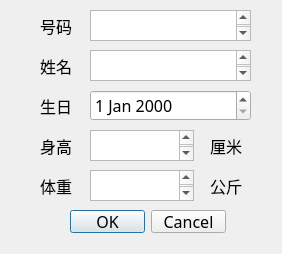
<?xml version="1.0" encoding="UTF-8"?>
<ui version="4.0">
 <class>SignupDialog</class>
 <widget class="QDialog" name="SignupDialog">
  <property name="geometry">
   <rect>
    <x>0</x>
    <y>0</y>
    <width>282</width>
    <height>254</height>
   </rect>
  </property>
  <property name="font">
   <font>
    <family>宋体</family>
    <pointsize>12</pointsize>
   </font>
  </property>
  <property name="windowTitle">
   <string>Dialog</string>
  </property>
  <widget class="QDialogButtonBox" name="buttonBox">
   <property name="geometry">
    <rect>
     <x>70</x>
     <y>210</y>
     <width>156</width>
     <height>23</height>
    </rect>
   </property>
   <property name="orientation">
    <enum>Qt::Horizontal</enum>
   </property>
   <property name="standardButtons">
    <set>QDialogButtonBox::Cancel|QDialogButtonBox::Ok</set>
   </property>
  </widget>
  <widget class="QLabel" name="label">
   <property name="geometry">
    <rect>
     <x>40</x>
     <y>50</y>
     <width>41</width>
     <height>31</height>
    </rect>
   </property>
   <property name="text">
    <string>姓名</string>
   </property>
  </widget>
  <widget class="QLabel" name="label_2">
   <property name="geometry">
    <rect>
     <x>40</x>
     <y>90</y>
     <width>41</width>
     <height>31</height>
    </rect>
   </property>
   <property name="text">
    <string>生日</string>
   </property>
  </widget>
  <widget class="QLabel" name="label_3">
   <property name="geometry">
    <rect>
     <x>40</x>
     <y>130</y>
     <width>41</width>
     <height>31</height>
    </rect>
   </property>
   <property name="text">
    <string>身高</string>
   </property>
  </widget>
  <widget class="QLabel" name="label_4">
   <property name="geometry">
    <rect>
     <x>40</x>
     <y>170</y>
     <width>41</width>
     <height>31</height>
    </rect>
   </property>
   <property name="text">
    <string>体重</string>
   </property>
  </widget>
  <widget class="QLabel" name="label_5">
   <property name="geometry">
    <rect>
     <x>40</x>
     <y>10</y>
     <width>41</width>
     <height>31</height>
    </rect>
   </property>
   <property name="text">
    <string>号码</string>
   </property>
  </widget>
  <widget class="QTextEdit" name="textEdit">
   <property name="geometry">
    <rect>
     <x>90</x>
     <y>10</y>
     <width>161</width>
     <height>31</height>
    </rect>
   </property>
  </widget>
  <widget class="QTextEdit" name="textEdit_2">
   <property name="geometry">
    <rect>
     <x>90</x>
     <y>50</y>
     <width>161</width>
     <height>31</height>
    </rect>
   </property>
  </widget>
  <widget class="QDateEdit" name="dateEdit">
   <property name="geometry">
    <rect>
     <x>90</x>
     <y>90</y>
     <width>161</width>
     <height>31</height>
    </rect>
   </property>
  </widget>
  <widget class="QTextEdit" name="textEdit_3">
   <property name="geometry">
    <rect>
     <x>90</x>
     <y>130</y>
     <width>104</width>
     <height>31</height>
    </rect>
   </property>
  </widget>
  <widget class="QLabel" name="label_6">
   <property name="geometry">
    <rect>
     <x>210</x>
     <y>130</y>
     <width>41</width>
     <height>31</height>
    </rect>
   </property>
   <property name="text">
    <string>厘米</string>
   </property>
  </widget>
  <widget class="QTextEdit" name="textEdit_4">
   <property name="geometry">
    <rect>
     <x>90</x>
     <y>170</y>
     <width>104</width>
     <height>31</height>
    </rect>
   </property>
  </widget>
  <widget class="QLabel" name="label_7">
   <property name="geometry">
    <rect>
     <x>210</x>
     <y>170</y>
     <width>41</width>
     <height>31</height>
    </rect>
   </property>
   <property name="text">
    <string>公斤</string>
   </property>
  </widget>
 </widget>
 <resources/>
 <connections>
  <connection>
   <sender>buttonBox</sender>
   <signal>accepted()</signal>
   <receiver>SignupDialog</receiver>
   <slot>accept()</slot>
   <hints>
    <hint type="sourcelabel">
     <x>248</x>
     <y>254</y>
    </hint>
    <hint type="destinationlabel">
     <x>157</x>
     <y>274</y>
    </hint>
   </hints>
  </connection>
  <connection>
   <sender>buttonBox</sender>
   <signal>rejected()</signal>
   <receiver>SignupDialog</receiver>
   <slot>reject()</slot>
   <hints>
    <hint type="sourcelabel">
     <x>316</x>
     <y>260</y>
    </hint>
    <hint type="destinationlabel">
     <x>286</x>
     <y>274</y>
    </hint>
   </hints>
  </connection>
 </connections>
</ui>
